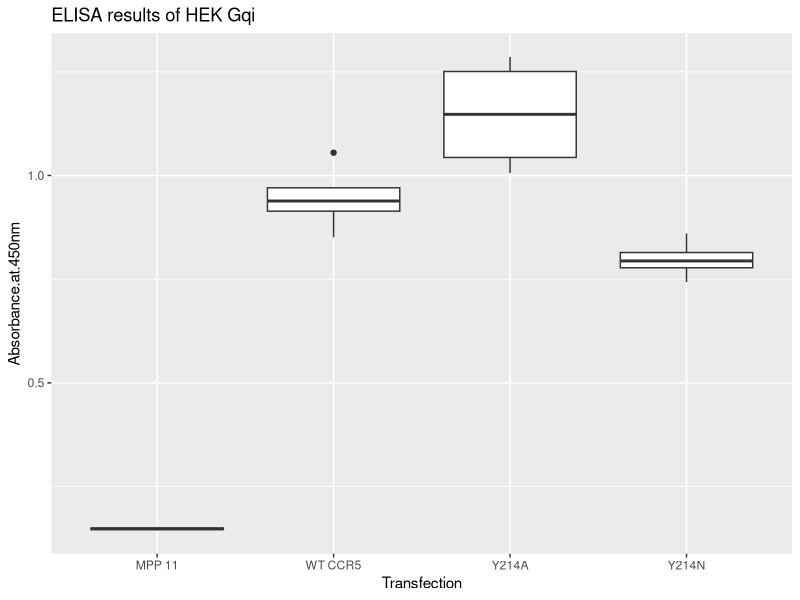

Write the R code that produced this figure.
## ---- chunk 1
library(readr)
ccr5.3 <- read.csv("ELISA results of HEK Gqi cells (FuGENE) 03.08.csv")


library(tidyr)
library(dplyr)
library(ggplot2)

# print in data frame format

ccr53 <- tbl_df(ccr5.3)
ccr53

# plot the data

qplot(x = Transfection,
      y = Absorbance.at.450nm,
      data = ccr53,
      geom = "boxplot",
      main = "ELISA results of HEK Gqi")
